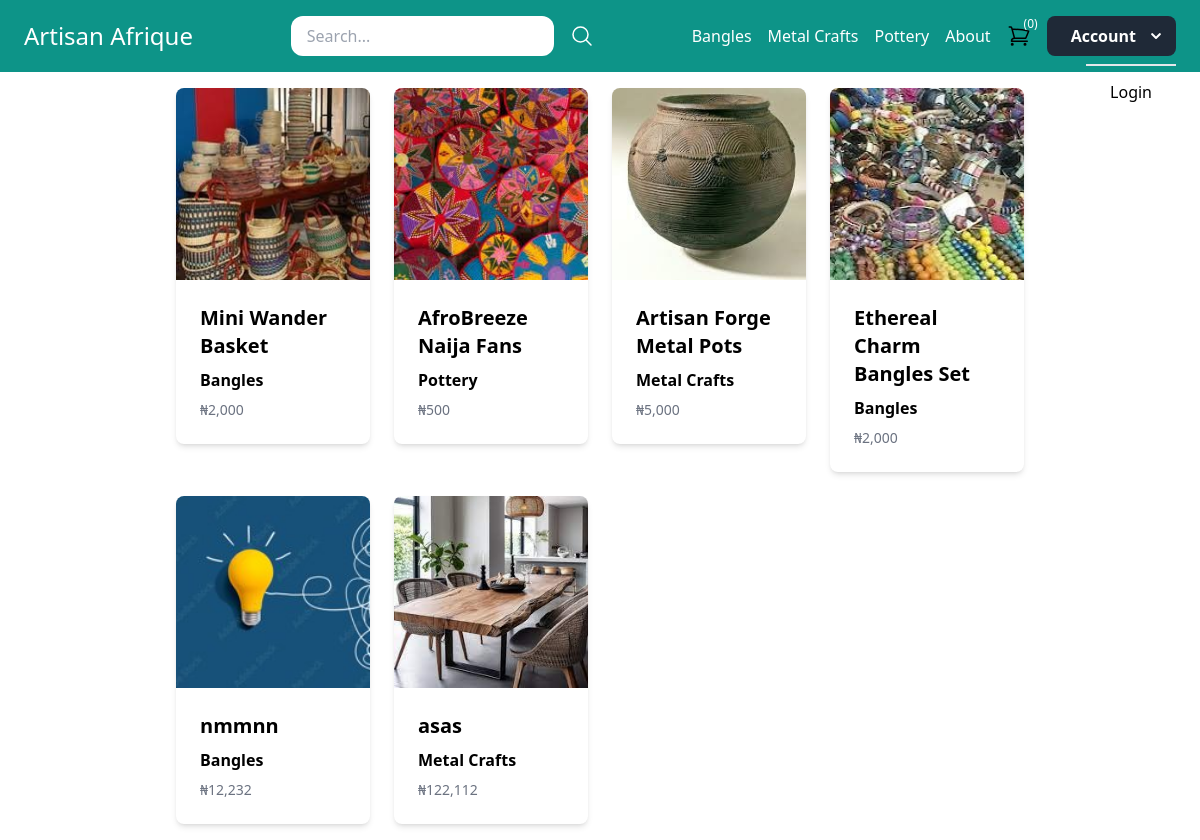
The page / on the database its author committed.
### core/models.py (models this page shows, shortened)
class Category(models.Model):
    title = models.CharField(max_length=50)
    slug = models.SlugField(max_length=50)
    class Meta:
        verbose_name_plural = 'Categories'
    def __str__(self):
        return self.title

class Product(models.Model):
    DRAFT = 'draft'
    WAITING_APPROVAL = 'waitingapproval'
    ACTIVE = 'active'
    DELETED = 'deleted'
    STATUS_CHOICES = (
        (DRAFT, 'Draft'),
        (WAITING_APPROVAL, 'Waiting approval'),
        (ACTIVE, 'Active'),
        (DELETED, 'Deleted'),
    )
    user = models.ForeignKey(User, related_name='products', on_delete=models.CASCADE)
    category = models.ForeignKey(Category, related_name='products', on_delete=models.CASCADE)
    title = models.CharField(max_length=50)
    slug = models.SlugField(max_length=50)
    description = models.TextField(blank=True)
    price = models.IntegerField()
    image = models.ImageField(upload_to='uploads/product_images', blank=True, null=True)
    thumbnail = models.ImageField(upload_to='uploads/product_images/thumbnail', blank=True, null=True)
    created_at = models.DateTimeField(auto_now_add=True)
    updated_at = models.DateTimeField(auto_now=True)
    status = models.CharField(max_length=50, choices=STATUS_CHOICES, default=ACTIVE)
    class Meta:
        ordering = ('-created_at',)
    def get_display_price(self):
        price_str = str(self.price)[::-1]
        formatted_price = ",".join([price_str[i:i+3] for i in range(0, len(price_str), 3)])
        return formatted_price[::-1]
    def get_thumbnail(self):
        if self.thumbnail:
            return self.thumbnail.url

### core/views.py (the view)
# urls.py: path('', views.home, name='home'),
def home(request):
    products = Product.objects.filter(status=Product.ACTIVE)[0:6]
    user = request.user
    return render(request, 'core/home.html', {
        'products': products,
        'user': user
    })

### core/cart.py (called while the page is built)
    def __len__(self):
        return sum(item['quantity'] for item in self.cart.values())

### core/context_processors.py (called while the page is built)
def cart(request):
    return {'cart': Cart(request)}

### core/templatetags/menu.py (called while the page is built)
@register.inclusion_tag('core/menu.html')
def menu():
    categories = Category.objects.all()[:3]
    return {'categories': categories}

### core/templates/core/home.html (shortened to what this page needs)
{% extends 'core/base.html' %}
{% block content %}
    {% include 'core/partials/products.html' %}
{% endblock %}

### core/templates/core/menu.html
{% for category in categories %}
    <a href="{% url 'category_detail' category.slug %}" class="text-white">{{ category.title }}</a>
{% endfor %}
<a href="{% url 'about' %}" class="text-white">About</a>

### core/templates/core/partials/products.html
<div class="grid grid-cols-1 sm:grid-cols-2 md:grid-cols-3 lg:grid-cols-4 gap-6">
    {% for product in products %}
    <a href="{% url 'product_detail' product.category.slug product.slug %}">
        <div class="bg-white rounded-lg shadow-md overflow-hidden">
            <img src="{{ product.get_thumbnail }}" alt="{{ product.title }}" class="h-48 w-full object-cover">
            <div class="p-6">
                <h2 class="text-xl font-semibold mb-2">{{ product.title }}</h2>
                <h3 class="text-l font-semibold mb-2">{{ product.category }}</h3>
                <div class="flex items-center text-gray-500 text-sm">
                    <span class="mr-2">₦{{ product.get_display_price }}</span>
                </div>
            </div>
        </div>
    </a>
    {% endfor %}
</div>

### rows shown on the page
Category: title "Bangles"
Category: title "Metal Crafts"
Category: title "Pottery"
Product: get_thumbnail (picture), title "Mini Wander Basket", category "Bangles", get_display_price "2,000"
Product: get_thumbnail (picture), title "AfroBreeze Naija Fans", category "Pottery", get_display_price "500"
Product: get_thumbnail (picture), title "Artisan Forge Metal Pots", category "Metal Crafts", get_display_price "5,000"
Product: get_thumbnail (picture), title "Ethereal Charm Bangles Set", category "Bangles", get_display_price "2,000"
Product: get_thumbnail (picture), title "nmmnn", category "Bangles", get_display_price "12,232"
Product: get_thumbnail (picture), title "asas", category "Metal Crafts", get_display_price "122,112"

### other values the page prints
{{ cart|length }} "0"
